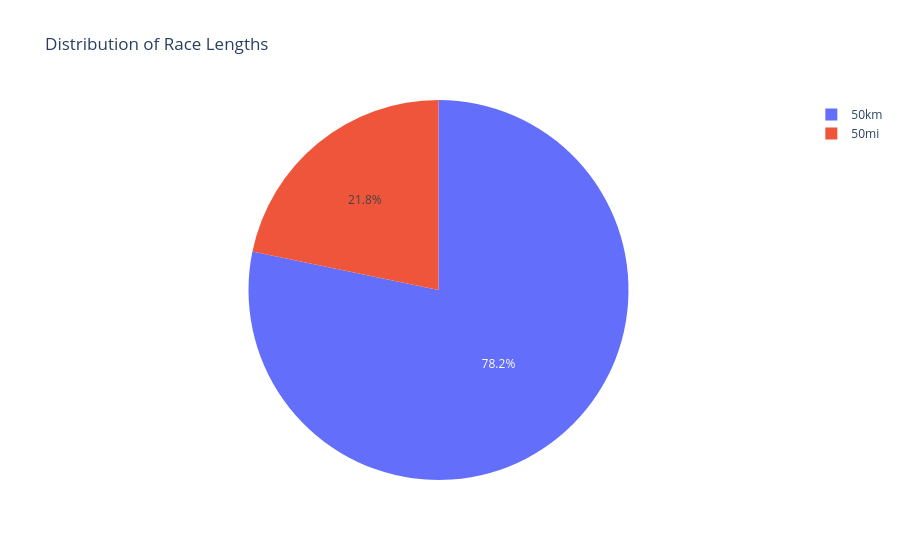

Source (notebook cell):
### Markdown cell above
#### Which race distance is more popular? ####

### Code cell
race_length_count = df3['race_length'].value_counts()
fig = px.pie(
    values=race_length_count.values,
    names=race_length_count.index,
    title='Distribution of Race Lengths'
)
fig.show()

### Figure 1 — Plotly figure (JSON) as saved in the notebook; plotly's stock layout.template omitted (floating-point values rounded to 4 significant figures)
{"data": [{"domain": {"x": [0, 1], "y": [0, 1]}, "hovertemplate": "label=%{label}<br>value=%{value}<extra></extra>", "labels": ["50km", "50mi"], "legendgroup": "", "name": "", "showlegend": true, "type": "pie", "values": [20230, 5627]}], "layout": {"legend": {"tracegroupgap": 0}, "title": {"text": "Distribution of Race Lengths"}}}
